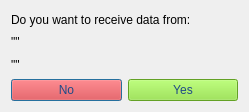
<?xml version="1.0" encoding="UTF-8"?>
<ui version="4.0">
 <class>AskConfirmationWindow</class>
 <widget class="QDialog" name="AskConfirmationWindow">
  <property name="geometry">
   <rect>
    <x>0</x>
    <y>0</y>
    <width>249</width>
    <height>112</height>
   </rect>
  </property>
  <property name="windowTitle">
   <string>Dialog</string>
  </property>
  <layout class="QGridLayout" name="gridLayout">
   <item row="0" column="0" colspan="2">
    <widget class="QLabel" name="label">
     <property name="text">
      <string>Do you want to receive data from:</string>
     </property>
    </widget>
   </item>
   <item row="4" column="0">
    <widget class="QPushButton" name="NoButton">
     <property name="styleSheet">
      <string notr="true">color: rgb(32, 74, 135);
background-color: rgb(239, 41, 41);</string>
     </property>
     <property name="text">
      <string>No</string>
     </property>
    </widget>
   </item>
   <item row="4" column="1">
    <widget class="QPushButton" name="YesButton">
     <property name="styleSheet">
      <string notr="true">background-color: rgb(138, 226, 52);
color: rgb(32, 74, 135);</string>
     </property>
     <property name="text">
      <string>Yes</string>
     </property>
    </widget>
   </item>
   <item row="2" column="0">
    <widget class="QLabel" name="nameLabel">
     <property name="text">
      <string>&quot;&quot;</string>
     </property>
    </widget>
   </item>
   <item row="3" column="0">
    <widget class="QLabel" name="dimensionLabel">
     <property name="text">
      <string>&quot;&quot;</string>
     </property>
    </widget>
   </item>
  </layout>
 </widget>
 <resources/>
 <connections/>
</ui>
